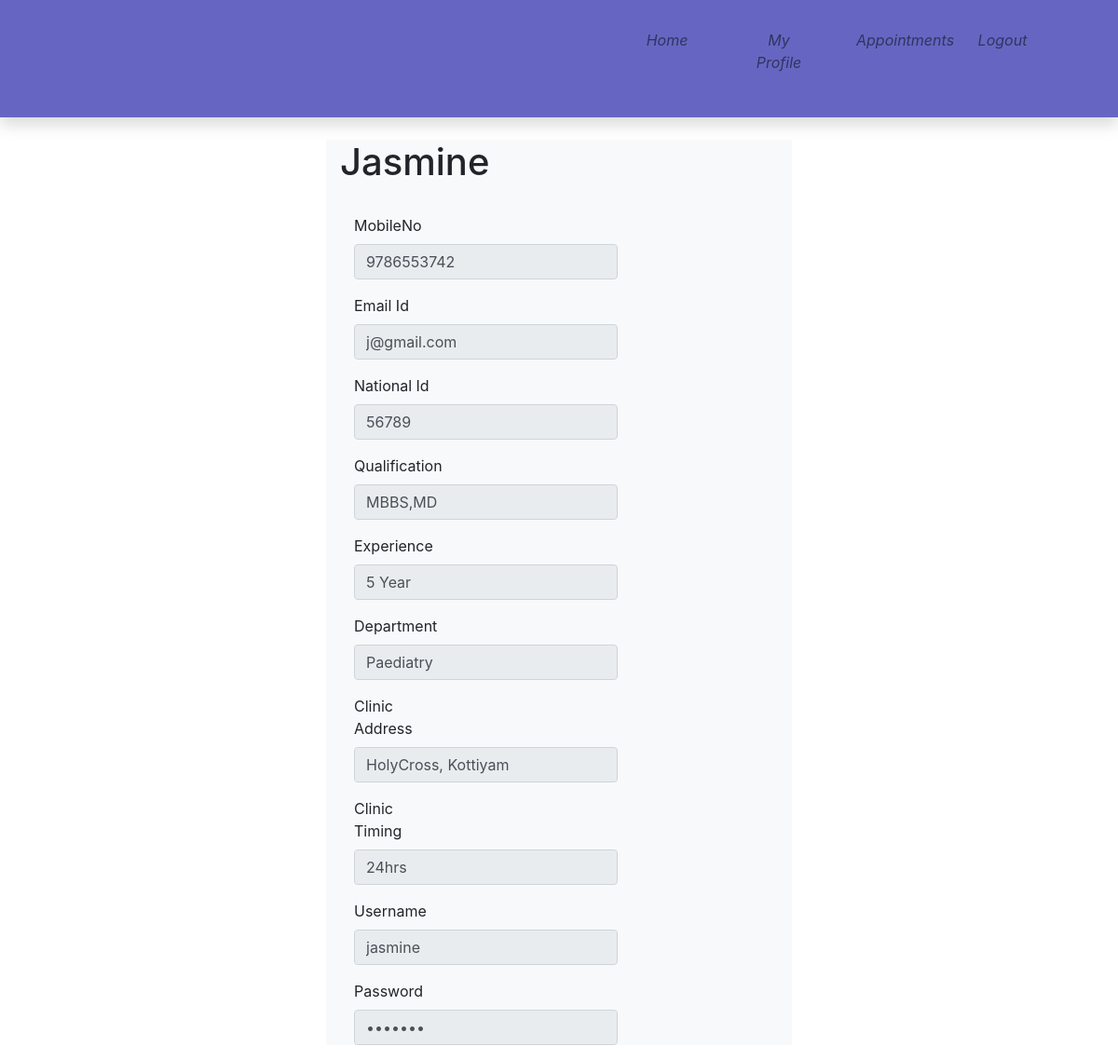
Screenshot of /doctorprofile.php (signed in) with the database file from the repository.
### tables this page shows
CREATE TABLE `doctor` (
  `Did` int(11) NOT NULL,
  `Name` varchar(30) NOT NULL,
  `MobileNo` bigint(20) NOT NULL,
  `Emailid` varchar(20) NOT NULL,
  `Nationalid` varchar(20) NOT NULL,
  `Qualification` varchar(20) NOT NULL,
  `Experience` varchar(50) NOT NULL,
  `Department` varchar(20) NOT NULL,
  `ClinicAddress` varchar(50) NOT NULL,
  `ClinicTiming` varchar(30) NOT NULL,
  `Username` varchar(20) NOT NULL,
  `Password` varchar(20) NOT NULL,
  `Status` varchar(20) NOT NULL
);

### doctorprofile.php (the view, shortened to what this page needs)
<!doctype html>
 <html>
  <head>
	  <link rel ="stylesheet" href="css/bootstrap.min.css">
	  <link rel ="stylesheet" href="css/style.css">
  </head>
  <body>
	<div class="container-fliud">
        <nav class="navbar navbar-expand navbar-light topbar mb-4 static-top shadow bg-gradient-primary">
          <ul class="navbar-nav ml-auto pr-5 p-hide">
            <li class="nav-item ">
              <a class="nav-link " href="index.php">
                <i class="fas fa-home"><p> Home</p></i>
              </a>
            </li>
			<li class="nav-item ">
              <a class="nav-link " href="doctorprofile.php">
                <i class="fas fa-home"><p> My Profile</p></i>
              </a>
            </li>
			<li class="nav-item ">
              <a class="nav-link " href="viewappointment.php">
                <i class="fas fa-home"><p> Appointments</p></i>
              </a>
            </li>
			<li class="nav-item ">
              <a class="nav-link " href="index.php">
                <i class="fas fa-home"><p> Logout</p></i>
              </a>
            </li>
          </ul>
        </nav>
	</div>
	<div class="container bg-light col-5">
		<div class="form-hrizontal">
			<div class="form-group">
				<?php
					require_once 'connection.php';
					$var=$_SESSION['user'];
					$sql="select * from doctor where Username='".$var."'";
					$result=mysqli_query($conn,$sql);
					while($row=mysqli_fetch_assoc($result))
					{
				?>
					<h1><?php echo $row['Name'];?></h1><br>
						<div class="form-group">
                        <label  class="col-sm-3 control-label">MobileNo</label>
                    <div class="col-sm-8">
                        <input type="text" id="mobile" class="form-control" name="mobile" value="<?php echo $row['MobileNo'];?>" readonly>
                    </div>
                </div>
                <div class="form-group">
                    <label for="password" class="col-sm-3 control-label">Email Id</label>
                    <div class="col-sm-8">
                        <input type="email" id="password" class="form-control" name="email" value="<?php echo $row['Emailid'];?>" readonly>
                    </div>
                </div>
                <div class="form-group">
                    <label for="phoneNumber" class="col-sm-3 control-label">National Id</label>
                    <div class="col-sm-8">
                        <input type="text" id="experience" class="form-control" name="nationalid" value="<?php echo $row['Nationalid'];?>" readonly>
                    </div>
                </div>
				<div class="form-group">
                    <label for="phoneNumber" class="col-sm-3 control-label">Qualification</label>
                    <div class="col-sm-8">
                        <input type="text" id="experience" class="form-control" name="qualification" value="<?php echo $row['Qualification'];?>" readonly>
                    </div>
                </div>
				<div class="form-group">
                    <label for="phoneNumber" class="col-sm-3 control-label">Experience</label>
                    <div class="col-sm-8">
                        <input type="text" id="experience" class="form-control" name="experience" value="<?php echo $row['Experience'];?>" readonly>
					</div>
                </div>
				<div class="form-group">
                    <label for="phoneNumber" class="col-sm-3 control-label">Department</label>
                    <div class="col-sm-8">
                        <input type="text" id="experience" class="form-control" name="department" value="<?php echo $row['Department'];?>" readonly>
					</div>
                </div>
				<div class="form-group">
                    <label for="phoneNumber" class="col-sm-3 control-label">Clinic Address</label>
                    <div class="col-sm-8">
                        <input type="text" id="experience" class="form-control" name="clinicaddress" value="<?php echo $row['ClinicAddress'];?>" readonly>
					</div>
                </div>
				<div class="form-group">
                    <label for="phoneNumber" class="col-sm-3 control-label">Clinic Timing</label>
                    <div class="col-sm-8">
                        <input type="text" id="experience" class="form-control" name="clinictiming" value="<?php echo $row['ClinicTiming'];?>" readonly>
					</div>
                </div>
				<div class="form-group">
                        <label  class="col-sm-3 control-label">Username</label>
                    <div class="col-sm-8">
                        <input type="text" id="username" class="form-control" name="username" value="<?php echo $row['Username'];?>" readonly>
                    </div>
                </div>
				<div class="form-group">
                    <label for="password" class="col-sm-3 control-label">Password</label>
                    <div class="col-sm-8">
                        <input type="password" id="password" class="form-control" name="password" value="<?php echo $row['Password'];?>" readonly>
                    </div>
				<?php
					}
				?>
			</div>
		</div>
	</div>
  </body>
</html>

### css/style.css (style rules this page uses)
* { margin:0px; padding:0px; }
.navbar { text-align:center; background-color:rgba(0, 0, 153,0.6); }
.navbar ul { float:right; display:inline-flex; list-style-type:none; }
.navbar ul li { width:120px; padding:15px; }
.navbar ul li a { text-decoration:none; color:white; }

### rows the page displays
doctor: Name "Jasmine", mobile "9786553742", email "j@gmail.com", nationalid "56789", qualification "MBBS,MD", experience "5 Year", department "Paediatry", clinicaddress "HolyCross, Kottiyam", clinictiming "24hrs", username "jasmine"
